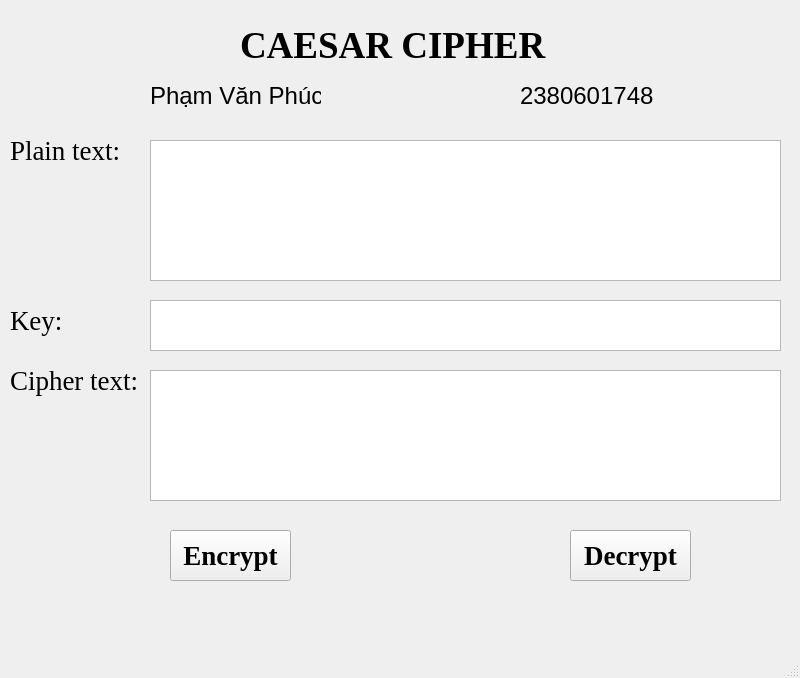
<?xml version="1.0" encoding="UTF-8"?>
<ui version="4.0">
 <class>MainWindow</class>
 <widget class="QMainWindow" name="MainWindow">
  <property name="geometry">
   <rect>
    <x>0</x>
    <y>0</y>
    <width>800</width>
    <height>678</height>
   </rect>
  </property>
  <property name="windowTitle">
   <string>MainWindow</string>
  </property>
  <widget class="QWidget" name="centralwidget">
   <widget class="QLabel" name="label">
    <property name="geometry">
     <rect>
      <x>240</x>
      <y>20</y>
      <width>421</width>
      <height>51</height>
     </rect>
    </property>
    <property name="font">
     <font>
      <family>Times New Roman</family>
      <pointsize>28</pointsize>
      <weight>75</weight>
      <bold>true</bold>
     </font>
    </property>
    <property name="text">
     <string>CAESAR CIPHER</string>
    </property>
   </widget>
   <widget class="QLabel" name="label_2">
    <property name="geometry">
     <rect>
      <x>10</x>
      <y>130</y>
      <width>121</width>
      <height>41</height>
     </rect>
    </property>
    <property name="font">
     <font>
      <family>Times New Roman</family>
      <pointsize>20</pointsize>
     </font>
    </property>
    <property name="text">
     <string>Plain text:</string>
    </property>
   </widget>
   <widget class="QLabel" name="label_3">
    <property name="geometry">
     <rect>
      <x>10</x>
      <y>350</y>
      <width>131</width>
      <height>61</height>
     </rect>
    </property>
    <property name="font">
     <font>
      <family>Times New Roman</family>
      <pointsize>20</pointsize>
     </font>
    </property>
    <property name="text">
     <string>Cipher text:</string>
    </property>
   </widget>
   <widget class="QLabel" name="label_4">
    <property name="geometry">
     <rect>
      <x>10</x>
      <y>300</y>
      <width>71</width>
      <height>41</height>
     </rect>
    </property>
    <property name="font">
     <font>
      <family>Times New Roman</family>
      <pointsize>20</pointsize>
     </font>
    </property>
    <property name="text">
     <string>Key:</string>
    </property>
   </widget>
   <widget class="QTextEdit" name="txt_plain_text">
    <property name="geometry">
     <rect>
      <x>150</x>
      <y>140</y>
      <width>631</width>
      <height>141</height>
     </rect>
    </property>
    <property name="font">
     <font>
      <pointsize>20</pointsize>
     </font>
    </property>
   </widget>
   <widget class="QTextEdit" name="txt_cipher">
    <property name="geometry">
     <rect>
      <x>150</x>
      <y>370</y>
      <width>631</width>
      <height>131</height>
     </rect>
    </property>
    <property name="font">
     <font>
      <pointsize>20</pointsize>
     </font>
    </property>
   </widget>
   <widget class="QPlainTextEdit" name="txt_key">
    <property name="geometry">
     <rect>
      <x>150</x>
      <y>300</y>
      <width>631</width>
      <height>51</height>
     </rect>
    </property>
    <property name="font">
     <font>
      <pointsize>20</pointsize>
     </font>
    </property>
   </widget>
   <widget class="QPushButton" name="btn_encrypt">
    <property name="geometry">
     <rect>
      <x>170</x>
      <y>530</y>
      <width>121</width>
      <height>51</height>
     </rect>
    </property>
    <property name="font">
     <font>
      <family>Times New Roman</family>
      <pointsize>20</pointsize>
      <weight>75</weight>
      <bold>true</bold>
     </font>
    </property>
    <property name="text">
     <string>Encrypt</string>
    </property>
   </widget>
   <widget class="QPushButton" name="btn_decrypt">
    <property name="geometry">
     <rect>
      <x>570</x>
      <y>530</y>
      <width>121</width>
      <height>51</height>
     </rect>
    </property>
    <property name="font">
     <font>
      <family>Times New Roman</family>
      <pointsize>20</pointsize>
      <weight>75</weight>
      <bold>true</bold>
     </font>
    </property>
    <property name="text">
     <string>Decrypt</string>
    </property>
   </widget>
   <widget class="QLabel" name="label_5">
    <property name="geometry">
     <rect>
      <x>150</x>
      <y>80</y>
      <width>171</width>
      <height>31</height>
     </rect>
    </property>
    <property name="font">
     <font>
      <pointsize>18</pointsize>
     </font>
    </property>
    <property name="text">
     <string>Phạm Văn Phúc</string>
    </property>
   </widget>
   <widget class="QLabel" name="label_6">
    <property name="geometry">
     <rect>
      <x>520</x>
      <y>80</y>
      <width>171</width>
      <height>31</height>
     </rect>
    </property>
    <property name="font">
     <font>
      <pointsize>18</pointsize>
     </font>
    </property>
    <property name="text">
     <string>2380601748</string>
    </property>
   </widget>
  </widget>
  <widget class="QMenuBar" name="menubar">
   <property name="geometry">
    <rect>
     <x>0</x>
     <y>0</y>
     <width>800</width>
     <height>21</height>
    </rect>
   </property>
  </widget>
  <widget class="QStatusBar" name="statusbar"/>
 </widget>
 <resources/>
 <connections/>
</ui>
